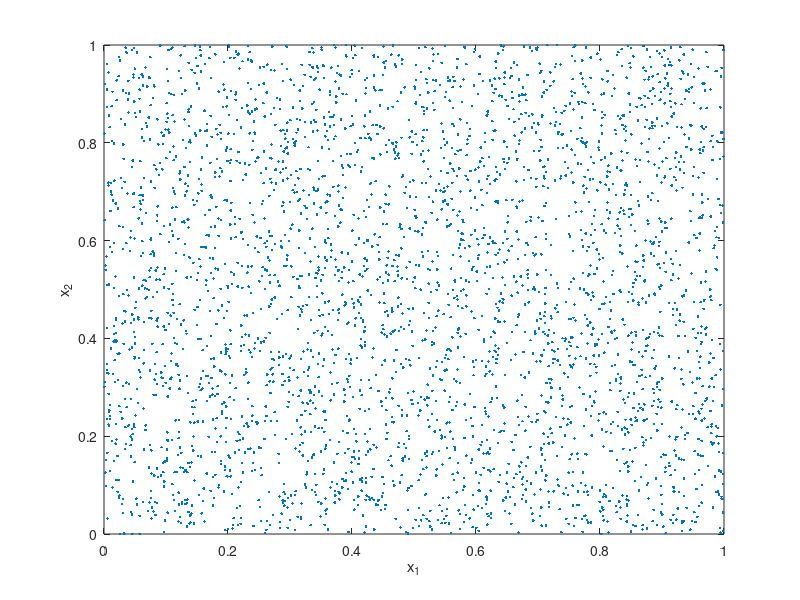
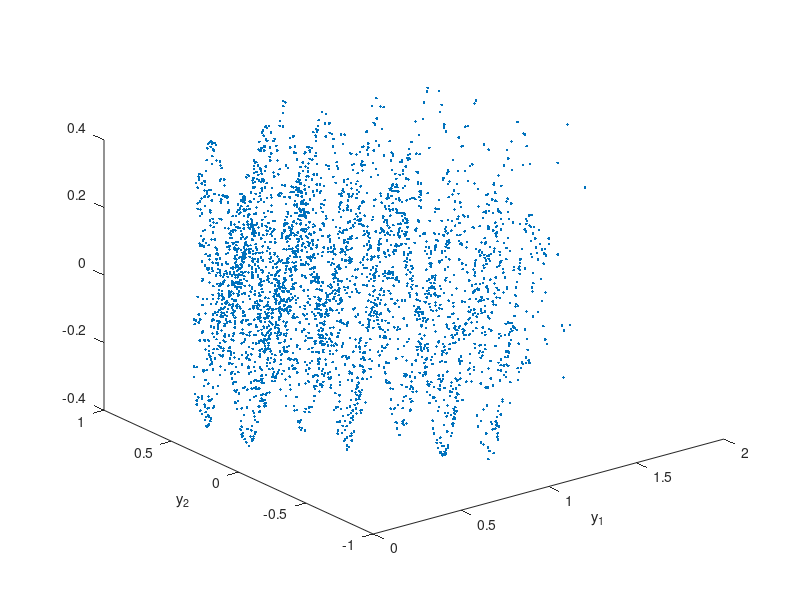

These figures' MATLAB source, in order: (Note: this script raises an error after producing the figures.)
% this code simulates the data from "Non LInear INdependent Component
% Analysis"

clear all
close all

res = '-r300';
fmt = '-djpeg';

rng(321);

%% define parameters

% number of data points
N = 3500;

% dimension
dim = 2;

% number of points in each cloud
Nc = 5000;

% dt for clouds
dt1 = 0.01;

%% do simulations

x = rand(N, dim);

alpha = 20;
sin_scale = 0.2;
f = @(x) [x(:,1)+x(:,2).^3 x(:,2)-x(:,1).^3 sin_scale*sin(alpha*(x(:,1)+x(:,2).^3))+sin_scale*sin(alpha*(x(:,2)-x(:,1).^3))];
%f = @(x) [x(:,1) x(:,2) 0.1*sin(alpha*x(:,1))+0.1*sin(alpha*x(:,2))];
y = f(x);

%% plot results

figure;
plot(x(:,1),x(:,2),'.')
xlabel('x_1')
ylabel('x_2')
%print('xdata', fmt, res)

figure;
plot3(y(:,1),y(:,2), y(:, 3),'.')
xlabel('y_1')
ylabel('y_2')
%print('ydata', fmt, res)

%% calculate clouds

xclouds = sqrt(dt1) * randn(Nc, dim, N);
for i=1:N
    xclouds(:,:,i) = repmat(x(i,:), Nc, 1) + xclouds(:,:,i);
end
ind = find(xclouds > 1);
xclouds(ind) = 2 - xclouds(ind);
ind = find(xclouds < 0);
xclouds(ind) = -xclouds(ind);

yclouds = zeros(Nc, 3, N);
for i=1:N
    yclouds(:,:,i) = f(xclouds(:,:,i));
end

%% calculate inverse covariances
[inv_c, ~, ranks] = covariances2(yclouds, dim);
inv_c = inv_c * dt1;

%% NIV
if size(y,1) > 4000
    disp('Too much data; NIV will fail')
    return
end
neigs = 10;
eps = 2*0.005;
%eps = 0;
[V, D, ~] = NIV(y, inv_c, eps, neigs, 0);
V = decouple_dmaps(V);

figure;
scatter(x(:,1),x(:,2),200,V(:,2),'.')
xlabel('x_1')
ylabel('x_2')
%print('xdata_colored_NIV1', fmt, res)

figure;
scatter(x(:,1),x(:,2),200,V(:,3),'.')
xlabel('x_1')
ylabel('x_2')
%print('xdata_colored_NIV2', fmt, res)

figure;
plot(V(:,2),V(:,3),'.')
xlabel('\phi_2')
ylabel('\phi_3')
%print('embedding_niv', fmt, res)

figure;
bar(-2*log(diag(D))/(pi^2 * eps/2))

 
%% dmaps
W = squareform(pdist(y)).^2;
[V, D] = dmaps(W, eps, neigs);
V = decouple_dmaps(V);

figure;
scatter(x(:,1),x(:,2),200,V(:,2),'.')
%print('xdata_colored_DMAPS1', fmt, res)

figure;
scatter(x(:,1),x(:,2),200,V(:,3),'.')
%print('xdata_colored_DMAPS2', fmt, res)

figure;
plot(V(:,2),V(:,3),'.')
xlabel('\phi_2')
ylabel('\phi_3')
%print('embedding_dmaps', fmt, res)

figure;
bar(-2*log(diag(D))/(pi^2 * eps/2))


%% do simulation with noise

dt2 = dt1 * 2;

z = y;
dim = 3;

%zclouds = dt2 * randn(Nc, dim, N);
zclouds = dt2 * (2*rand(Nc, dim, N)-1);
for i=1:N
    zclouds(:,:,i) = zclouds(:,:,i) + yclouds(:,:,i);
end

% calculate inverse covariances
[inv_c, ~, ranks] = covariances2(zclouds, dim);
inv_c = inv_c * dt1;

% NIV
if size(z,1) > 4000
    disp('Too much data; NIV will fail')
    return
end

[V, D, ~] = NIV(z, inv_c, eps, neigs, 0);
V = decouple_dmaps(V);

figure;
scatter(x(:,1),x(:,2),200,V(:,2),'.')
xlabel('x_1')
ylabel('x_2')
%print('xdata_noise2_colored_NIV1', fmt, res)

figure;
scatter(x(:,1),x(:,2),200,V(:,3),'.')
xlabel('x_1')
ylabel('x_2')
%print('xdata_noise2_colored_NIV2', fmt, res)

figure;
plot(V(:,2),V(:,3),'.')
xlabel('\phi_2')
ylabel('\phi_3')
%print('embedding_noise2', fmt, res)

figure;
bar(-2*log(diag(D))/(pi^2 * eps/2))

%%

zclouds2 = zeros(Nc*N, dim);
for i=1:N
    zclouds2((i-1)*Nc+1:i*Nc,:) = zclouds(:, :, i);
end

%%
ind = 1885;

nscales = 5;
eps_nn = sqrt(3)*linspace(dt2*2, dt2/4, nscales);

%nvecs = 7;
%proj_vec = randn(3, nvecs);
nvecs = 3;
proj_vec = eye(3);

colors = 'brgky';

D_all = zeros(nscales, nvecs);

%%
figure;
for i=1:nscales
    idx = find(sum((zclouds2 - repmat(z(ind, :), Nc*N, 1)).^2, 2) < eps_nn(i)^2);
    length(idx)
    
    plot3(zclouds2(idx, 1), zclouds2(idx, 2), zclouds2(idx, 3), '.', 'color', colors(i))
    hold on
    
    proj_data = zclouds2(idx, :) * proj_vec;
    
    C = cov(proj_data);
    
    [V, D] = eig(C);
    
    D_all(i, :) = sort(diag(D)', 'descend');
    
end

%%
for i=2:nvecs
D_all(:, i) = D_all(:, i) ./ D_all(:, 1);
end
figure; plot(D_all(:, 2:nvecs))



    
    

